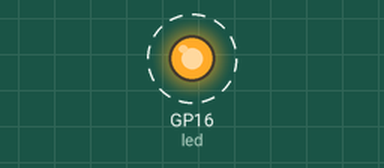
This program was run on a simulated Raspberry Pi Pico running MicroPython. Shown: output pins drawn as LEDs (lit = HIGH). Dashed ring = blinking.

Above: at 0.5 s.
Timing chart, 0 to 4.6 s (numbered marks = the images above):
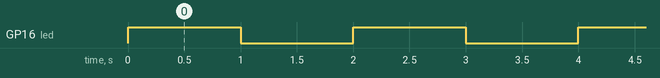

The program:

hello_blinkyLED.py
```python
# hello_blinkyLED.py - Blink an external LED every second

from machine import Pin
from time import sleep

# Initialize the LED
led = Pin(16, Pin.OUT)  # GPIO16
led.off()

# Toggle LED
def toggle_LED():
    while True:
        led.toggle()  # turn the LED on if it's off
                      # turn it off if it's on
        sleep(1)  # delay 1 second

if __name__ == '__main__':
    try:
        # Start blinking the LED
        toggle_LED()

    # Keyboard interrupt caught
    except KeyboardInterrupt:
        print("\nUser interrupted the program.")

    # Unexpected error
    except Exception as e:
        print(f"An unexpected error occurred: {e}")

    # End the program gracefully
    finally:
        # Turn off LED
        led.off()

        print("\nExternal LED blinking program stopped.")    
```

Measured:
- by itself, GP16 (led): alternates HIGH for 1.0 s and LOW for 1.0 s
